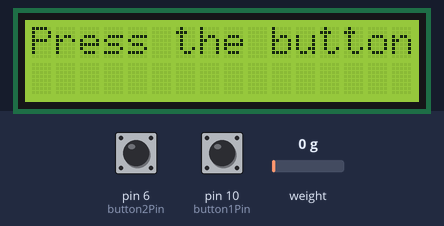
A sketch run on a simulated Arduino Uno, built with avr-gcc and run on an emulated ATmega328P. On the bench: 16×2 character LCD. Inputs (shaded band) come from the test bench; at power-on: pin 10 (button1Pin) LOW, pin 6 (button2Pin) LOW, weight on the scale 0 g. What the sketch prints to the serial monitor is not drawn.

Above: at 1.8 s.
1.9 s: pin 10 (button1Pin) pulled HIGH for 3.2 s
At 5.9 s:
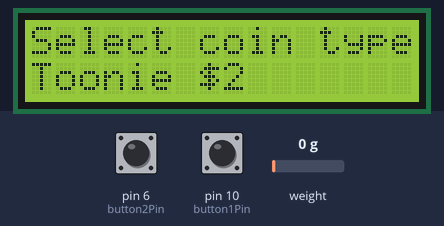
6.6 s: pin 6 (button2Pin) pulled HIGH for 0.15 s
At 7.7 s:
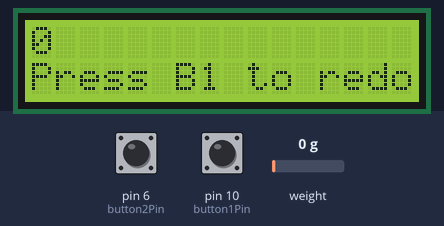
8.5 s: pin 10 (button1Pin) pulled HIGH for 0.15 s
At 8.95 s:
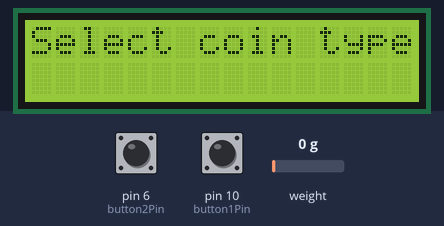
10.6 s: pin 10 (button1Pin) pulled HIGH for 1 s
At 12.5 s:
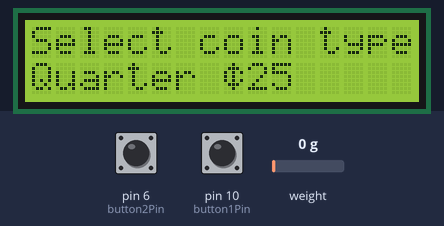
13.1 s: pin 6 (button2Pin) pulled HIGH for 1 s
At 13.8 s:
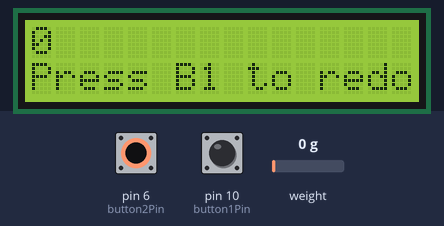
Timing chart, 0 to 16.1 s (numbered marks = the images above; inputs shaded):
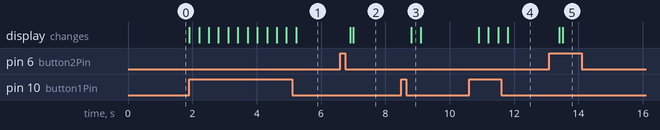

The sketch:

LCD_CoinType.ino
```cpp
#include <LiquidCrystal.h>
#include "HX711.h"

#define DOUT  9
#define CLK  8
// initialize the library by associating any needed LCD interface pin
// with the arduino pin number it is connected to
const int rs = 12, en = 11, d4 = 5, d5 = 4, d6 = 3, d7 = 2, button1Pin{10}, button2Pin{6};
int button1State{1}, button2State{1};
int counter{1};
LiquidCrystal lcd(rs, en, d4, d5, d6, d7);
HX711 scale;
float calibration_factor = 13130;

int calib_type{0};
byte customChar[8] = {
  B00100,
  B01110,
  B10101,
  B10100,
  B10101,
  B01110,
  B00100,
  B00000
};


void setup() {
  pinMode(button1Pin, INPUT);
  pinMode (button2Pin, INPUT);
  lcd.createChar(0, customChar);
  lcd.begin(16, 2);
  lcd.print("Press the button");

  //calibrating the scale
  Serial.begin(9600);
  scale.begin(DOUT, CLK);
  scale.set_scale();
  scale.set_scale(calibration_factor); //Adjust to this calibration factor
  scale.tare(); //Reset the scale to 0


  while (true){
      button1State = digitalRead(button1Pin);
      if (button1State == HIGH){
        lcd.clear();
        return;

      }
    }
}
void loop(){
  firstCheck();
  int coin_type{selectCoin()};
  lcd.clear();
  lcd.setCursor(0,0);
  lcd.print(calculations(coin_type, scaleWeight()));
  check_reloop();


  if(Serial.available())
  {
    char temp = Serial.read();
    if(temp == '+' || temp == 'a')
      calibration_factor += 10;
    else if(temp == '-' || temp == 'z')
      calibration_factor -= 10;
  }

}
// Checks for initial button press and asks for the coin type
void firstCheck(){
  lcd.clear();
  lcd.print("Select coin type:");
  delay(300);
  return;
  }
//Toggles coin type and selects after a 3 second gap
int selectCoin(){
  while(true){
    lcd.setCursor(0,1);
    switch(counter){
      case 1:
        lcd.print("Nickel ");
     	  lcd.write((byte)0);
      	lcd.print("5   ");
        calib_type = 5;
        break;
      case 2:
        lcd.print("Dime ");
      	lcd.write((byte)0);
      	lcd.print("10   ");
        calib_type = 10;
        break;
      case 3:
        lcd.print("Quarter ");
      	lcd.write((byte)0);
      	lcd.print("25");
        calib_type = 25;
        break;
      case 4:
        lcd.print("Loonie $1       ");
      	lcd.write((byte)0);
      	lcd.print("1");
        calib_type = 100;
        break;
      case 5:
        lcd.print("Toonie $2       ");
        calib_type = 200;
        break;
        case 6:
        //Scale mode is calib_type set to 500
          lcd.print("Scale Mode   ");
          calib_type = 500;
          break;
      default:
        lcd.print("Mistake");
        break;
    }
    while(true){
      button1State = digitalRead(button1Pin);
      button2State = digitalRead(button2Pin);
      if (button1State == HIGH){
        counter = (counter % 6) + 1;
        delay(300);
        break;
      }
      if (button2State == HIGH){
        delay(300);
		return(calib_type);
      }
    }
  }
}
double scaleWeight(){
  //measures the total weight on the scale
  //Includes initial calibration and subtracts
  //the weight of the container
  //returns the weight
  scale.set_scale(calibration_factor);
  double WEIGHT=(scale.get_units());
  Serial.print(WEIGHT);
  return(WEIGHT);
  //above line is a value so the code runs
}
int calculations(int coin_type, double weight){
  //divides by the weight of each coin
  double coin_weight{0};
  switch (coin_type){

    case 1:
    coin_weight = 2.35;
    break;

    case 5:
    coin_weight = 3.95;
    break;

    case 10:
    coin_weight = 1.75;
    break;

    case 25:
    coin_weight = 4.40;
    break;

    case 100:
    	coin_weight = 6.27;
    	break;

  case 200:
    coin_weight = 6.92;
    break;
  // case 500:
  //   return scaleMode();
  }
  	lcd.clear();
  	return (int(round(weight / coin_weight)));
}
void check_reloop(){
lcd.setCursor(0,1);
lcd.print("Press B1 to redo");
while(true){
  button1State = digitalRead(button1Pin);
  if (button1State == HIGH){
    delay(300);
    return;

  }
  }
}

// double scaleMode(){
//   //Insert code for scale mode here

//   scale.set_scale(calibration_factor); //Adjust to this calibration factor
//   Serial.print("Reading: ");
//   Serial.print(scale.get_units(10),2);
//   lcd.print("Not Ready yet   ");
//   return (500);
//}
```

Measured:
- after the input at 1.9 s, the display: first changes at once (image 1 shows a later state)
- after the input at 6.6 s, the display: first changes after 0.30 s (image 2 shows a later state)
- after the input at 8.5 s, the display: changes after 0.30 s (image 3)
- after the input at 10.6 s, the display: first changes after 0.30 s (image 4 shows a later state)
- after the input at 13.1 s, the display: first changes after 0.30 s (image 5 shows a later state)
